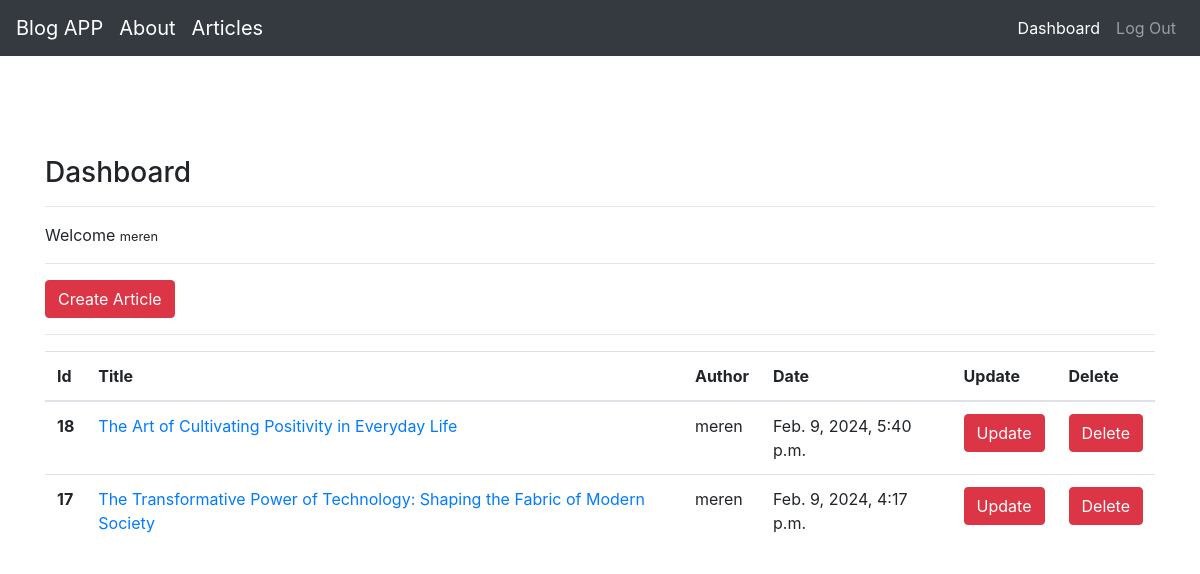
Screenshot of /articles/dashboard/ (signed in) with the database file from the repository.
### article/models.py (models this page shows, shortened)
class Article(models.Model):
    author = models.ForeignKey("auth.User",on_delete=models.CASCADE)
    title = models.CharField(max_length=200)
    content = models.TextField()
    created_date = models.DateTimeField(auto_now_add=True)
    article_image = models.FileField(blank=True, null= True, verbose_name="Add file to article")
    class Meta:
        ordering = ['-created_date']

### article/views.py (the view)
# urls.py: path('dashboard/', views.dashboard, name="dashboard"),
@login_required(login_url="user:login")
def dashboard(request):
    articles = Article.objects.filter(author=request.user)
    context = {
        "articles": articles
    }
    return render(request,"dashboard.html",context)

### templates/dashboard.html
{% extends "layout.html" %}
{% block body %}
    <h3>Dashboard</h3>
    <hr>
    <p>
        Welcome <small>{{ request.user.username }}</small>
    </p>
    <hr>
    <a class = "btn btn-danger" href="{% url 'article:createarticle' %}">Create Article</a>
    <hr>
    <table class="table">
  <thead>
    <tr>
      <th scope="col">Id</th>
      <th scope="col">Title</th>
      <th scope="col">Author</th>
      <th scope="col">Date</th>
        <th scope="col">Update</th>
      <th scope="col">Delete</th>
    </tr>
  </thead>
  <tbody>
  {% for article in articles %}
        <tr>
      <th scope="row">{{ article.id }}</th>
      <td><a href = "{% url 'article:showdetail' article.id  %}">{{ article.title }}</a></td>
      <td>{{ article.author }}</td>
      <td>{{ article.created_date }}</td>
        <td><a href = "{% url 'article:update' article.id %}" class = "btn btn-danger">Update</a></td>
        <td><a href = "{% url 'article:delete' article.id  %}" class = "btn btn-danger">Delete</a></td>
    </tr>
  {% endfor %}
  </tbody>
</table>
{% endblock body %}

### rows the page displays
Article: id "18", title "The Art of Cultivating Positivity in Everyday Life", author "meren", created_date "Feb. 9, 2024, 5:40 p.m."
Article: id "17", title "The Transformative Power of Technology: Shaping the Fabric of Modern Society", author "meren", created_date "Feb. 9, 2024, 4:17 p.m."

### other values shown
{{ request.user.username }} "meren"
